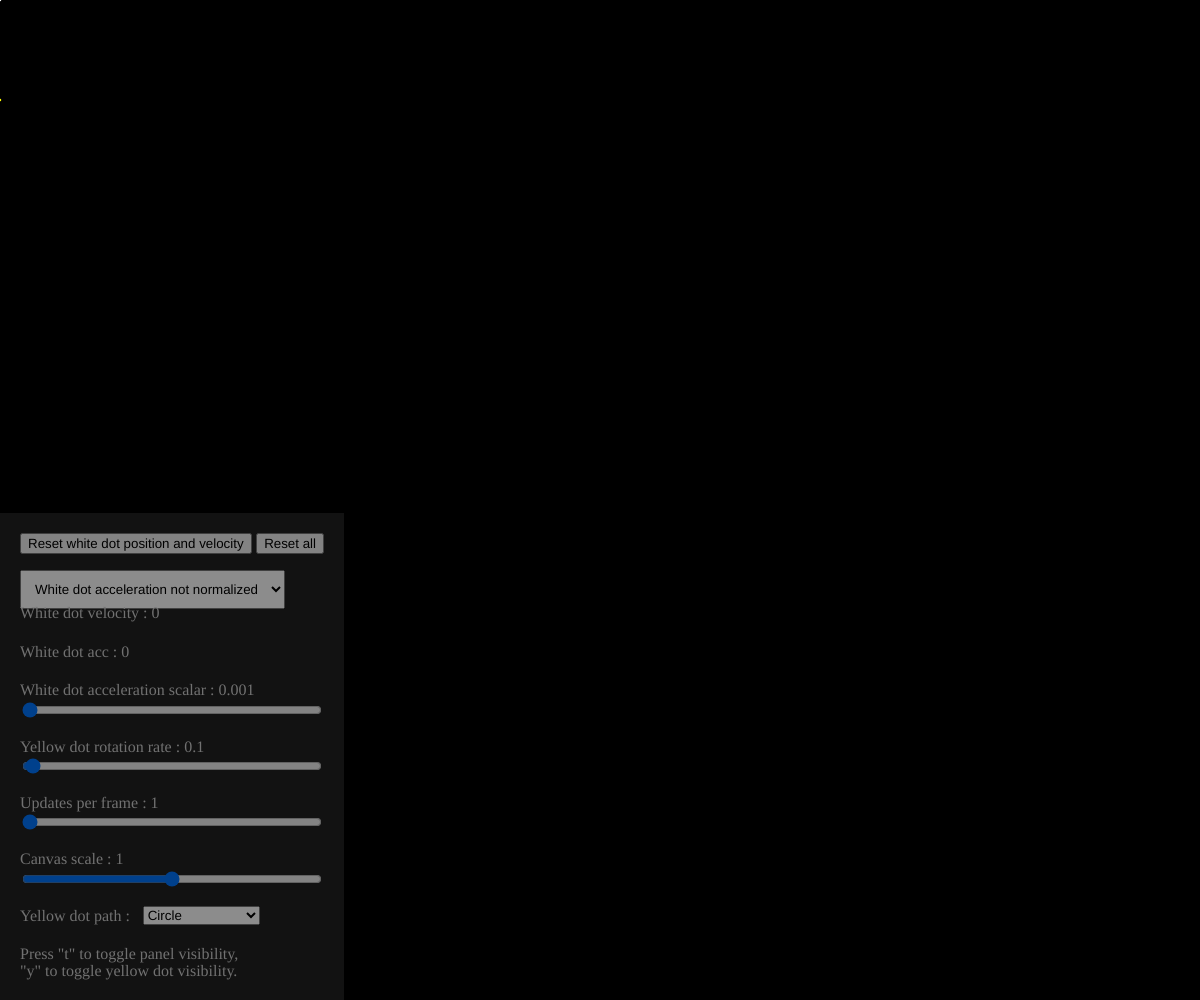
Frame 1 (no input)
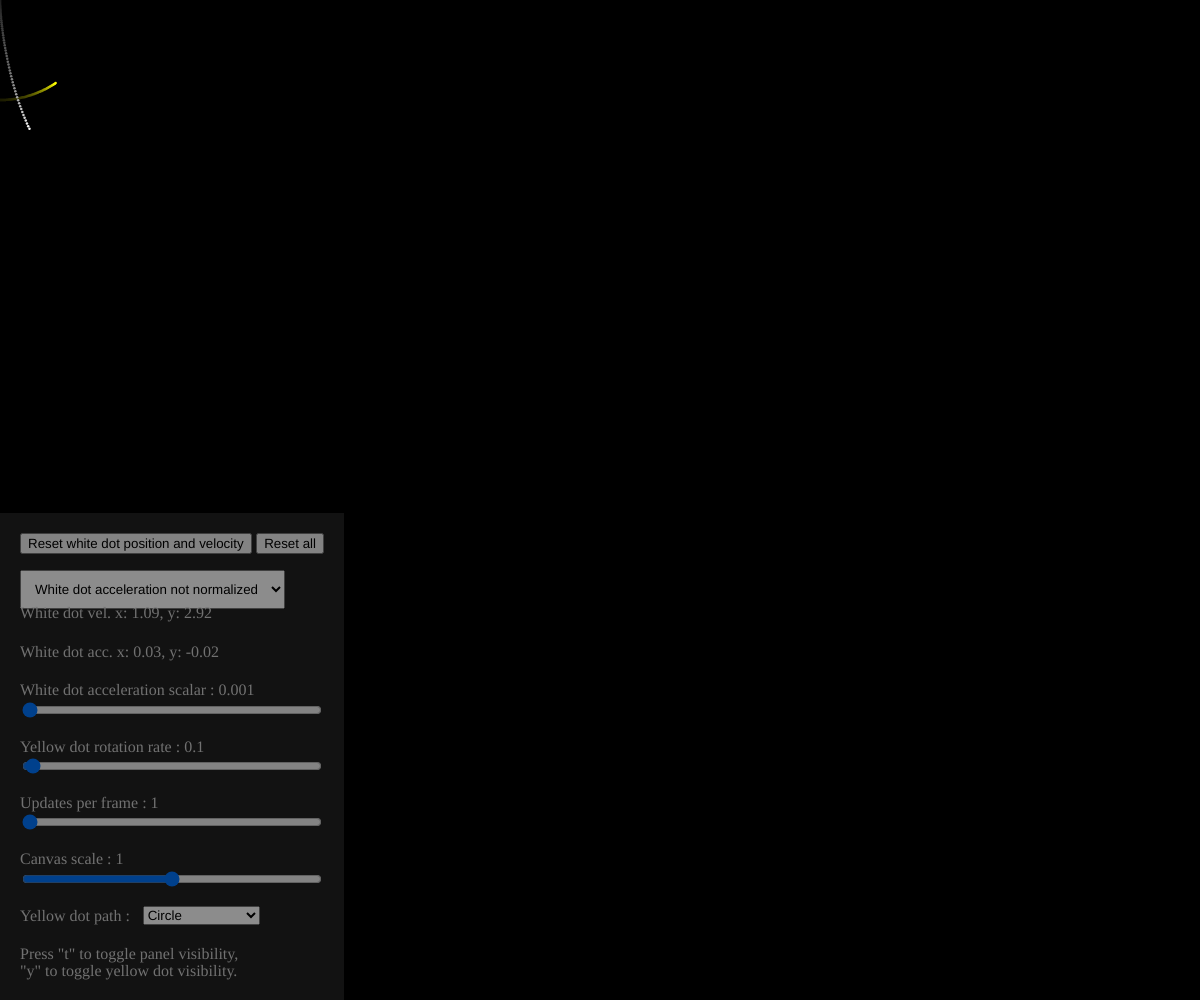
Frame 60 (no input)
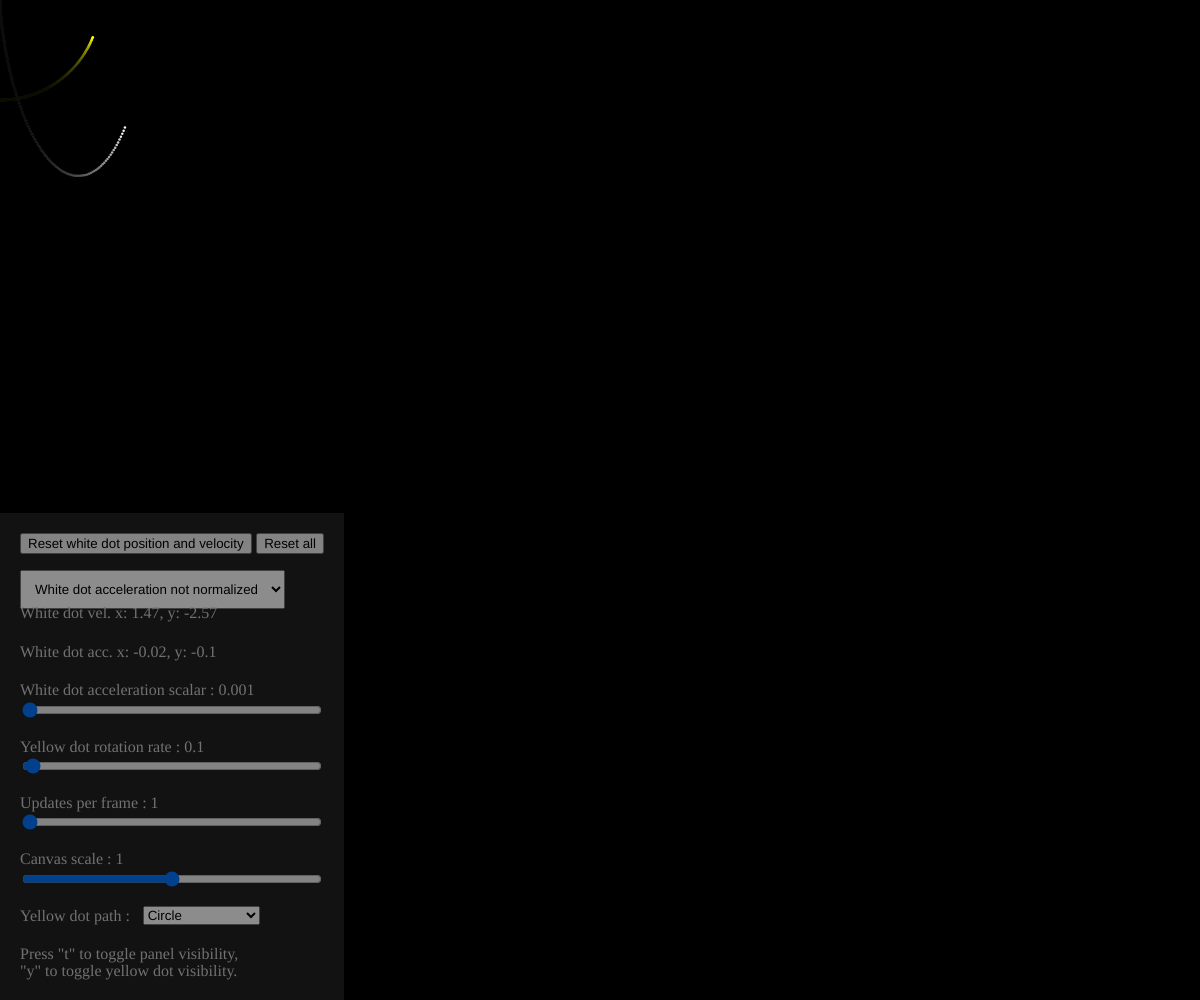
Frame 120 (the mouse pressed at the canvas centre since frame 60)

The p5.js sketch that drew these frames (run headless with seeded random() and noise() and a simulated clock; from frame 60 on, the mouse is pressed at the canvas centre):

// p5.js sketch
// ── sketch.js
var x, y, t, w;
var drawCount = 0;
var looping = true;
var showPanel = true;
var speed = 0;
var accMult = 0;
var amounts = 1;
var shape = "circle";
var showYellow = true;
var norma = false;
var formattedXVel = 0;
var formattedYVel = 0;
var formattedXAcc = 0;
var formattedYAcc = 0;
var drawUpdate = 0;
var m = 4;
var n = 4;

function setup() {
    createCanvas(windowWidth,windowHeight);
    frameRate(30);
    createInfoDiv();
    setupInfoDiv();
    translate(width/2, height/2);
    if(!looping){noLoop();}
    noStroke();
    w = new Walker();
}

function draw() {
    if (drawUpdate > 5) {
        sliderInfo6.html("White dot vel. x: " + formattedXVel + ", y: " + formattedYVel);
        sliderInfo7.html("White dot acc. x: " + formattedXAcc + ", y: " + formattedYAcc);
        
        drawUpdate = 0;
    }
    background(0,10);
    scale(zoom, zoom);
    for (var i = 0; i < amounts; i++) {
        t = drawCount * speed;
        var v = createPath(t);
        w.update(v);
        fill(255);
        w.display();
        if (showYellow) {
            fill(255,255,0);
            ellipse(v.x, v.y, 2.5, 2.5);
        }
        drawCount++;
    }
    drawUpdate++;
}

function createPath(tt) {
    var x, y;
    switch(shape) {
        case "circle" : 
            x = sin(tt) * 100;
            y = cos(tt) * 100;
        break;
        case "top" :
            x = pow(sin(tt),11) * 100;
            y = cos(tt) * 100;
        break;
        case "superellipse" :
            var ct = cos(tt);
            var st = sin(tt);
            x = m * Math.sign(ct) * pow(abs(ct), 2/m) * 40 ;
            y = n * Math.sign(st) * pow(abs(st), 2/n) * 25 ;
        break;
        case "lissajous" :
            x = sin(tt*2) * 100;
            y = cos(tt*3) * 100;
        break;
        default : 
            x = sin(tt) * 100;
            y = cos(tt) * 100;
    }
    var v = createVector(x, y);
    return v;
}

function Walker()  {
    this.pos = createVector(0, 0);
    this.vel = createVector(0, 0);

    this.reset = function() {
        this.pos = createVector(0,0);
        this.vel = createVector(0, 0);
    }

    this.update = function(vec)  {
        this.acc = p5.Vector.sub(vec, this.pos);
        if (norma) {this.acc.normalize();}
        this.acc.mult(accMult);
        formattedXAcc = Math.round(this.acc.x*100)/100;
        formattedYAcc = Math.round(this.acc.y*100)/100;
        // this.acc.setMag(accMult);
        this.vel.add(this.acc);
        formattedXVel = Math.round(this.vel.x*100)/100;
        formattedYVel = Math.round(this.vel.y*100)/100;

        this.pos.add(this.vel);
    }

    this.display = function() {
        ellipse(this.pos.x, this.pos.y, 2.5, 2.5);
    }
}

function keyPressed() {
    if (keyCode === 32) {
        if (looping) {noLoop(); looping = false;} else {loop(); looping = true;}
    }
    if (key == 'y' || key == 'Y')  {
        showYellow = (showYellow) ? false : true;
    }

    if (key == 't' || key == 'T') {
        if (showPanel) {
            showPanel = false;
            infoDiv.style("display","none");
        } else {
            showPanel = true;
            infoDiv.style("display","block");
        }
    }
}
// ── userinterface.js
//----------------------Information Div-----------------------------------------//
var infoDiv;
var sliderInfo1, sliderInfo2, sliderInfo3, sliderInfo4, sliderInfo5, sliderInfo6;
var info1,info2,info3, info4, info5;
var sliders = [];
var speedSlider, accMultSlider;
var resetW, resetA;
var zoom;
var sel, selDiv, selMag;

function toggleInfoDiv() {
    if (showPanel) {
        showPanel = false;
        infoDiv.style("display","none");
    } else {
        showPanel = true;
        infoDiv.style("display","block");
    }
}

function setupInfoDiv() {
    if (!showPanel) {
        infoDiv.style("display","none");
    } else {
        infoDiv.style("display","block");
    }
}

function createInfoDiv() {
    infoDiv = createDiv('');
    infoDiv.style('position', 'absolute');
    infoDiv.style('bottom', '0');
    infoDiv.style('padding', '20px');
    infoDiv.style('opacity', '0.55');
    infoDiv.style('background', '#222222');
    infoDiv.style('font-family', 'Inconsolata', 'Helvetica', 'Arial');
    infoDiv.style('line-height', '0.4em');
    infoDiv.style('color', '#cecece');

    resetW = createButton('Reset white dot position and velocity');
    resetW.parent(infoDiv);
    resetA = createButton('Reset all');
    resetA.parent(infoDiv);
    resetA.style('float', 'right');

    selDiv = createDiv('');
    selDiv.parent(infoDiv);
    selDiv.style('width','100%');
    selDiv.style('padding-top','1em');
    selDiv.style('padding-bottom','1.5em');
    selMag = createSelect();
    selMag.parent(selDiv);
    selMag.style('float', 'left');
    selMag.style('padding','10px');
    selMag.option('White dot acceleration not normalized');
    selMag.option('White dot acceleration normalized');
    selMag.changed(selMagEvent);

    sliderInfo6 = createP('White dot velocity : 0');
    sliderInfo6.parent(infoDiv);
    sliderInfo6.style('padding-bottom','1em');

    sliderInfo7 = createP('White dot acc : 0');
    sliderInfo7.parent(infoDiv);
    sliderInfo7.style('padding-bottom','1em');

    sliderInfo2 = createP('Slider 2');
    sliderInfo2.parent(infoDiv);

    accMultSlider = createSlider(0, 1000, 1);
    accMultSlider.parent(infoDiv);

    sliderInfo1 = createP('Slider 1');
    sliderInfo1.parent(infoDiv);

    speedSlider = createSlider(0, 100, 1);
    speedSlider.parent(infoDiv);

    sliderInfo3 = createP('Slider 2');
    sliderInfo3.parent(infoDiv);

    amountsSlider = createSlider(1, 1000, 1);
    amountsSlider.parent(infoDiv);

    sliderInfo4 = createP('Zoom');
    sliderInfo4.parent(infoDiv);

    zoomSlider = createSlider(0, 20, 10);
    zoomSlider.parent(infoDiv);

    selDiv = createDiv('');
    selDiv.parent(infoDiv);
    selDiv.style('width','100%');
    selDiv.style('padding-top','1em');
    selDiv.style('padding-bottom','1em');

    var selInfo = createDiv('Yellow dot path : ');
    selInfo.parent(selDiv);
    selInfo.style('float','left');
    selInfo.style('padding-right','0.8em');
    selDiv2 = createDiv('');
    selDiv2.parent(selDiv);
    selDiv2.style('float', 'left');
    selDiv2.style('margin-top', '-0.4em');

    sel = createSelect();
    sel.parent(selDiv2);
    sel.style('float', 'left');
    sel.option('Circle');
    sel.option('Top');
    sel.option('Superellipse');
    sel.option('Lissajous Curve');
    sel.changed(mySelectEvent);

    sliderInfo5 = createP('Press "t" to toggle panel visibility, <br>"y" to toggle yellow dot visibility.');
    sliderInfo5.parent(infoDiv);
    sliderInfo5.style("line-height","1.1em");
    sliderInfo5.style("margin-bottom","0em");

    sliders.push(speedSlider);
    sliders.push(accMultSlider);
    sliders.push(amountsSlider);
    sliders.push(zoomSlider);

    for (var i = 0; i < sliders.length; i++) {
        sliders[i].style('width', '300px');
        sliders[i].style('margin-top', '-15px');
        sliders[i].style('margin-bottom', '10px');
    }

    resetW.mousePressed(function() {
        w.reset();
    });

    resetA.mousePressed(function() {
        drawCount = 0;
        background(0);
        w.reset();
        speedSlider.value(1);
        speed = 1/100;
        sliderInfo1.html("Yellow dot rotation rate : " + speed);
        accMult = 1/1000;
        accMultSlider.value(1);
        sliderInfo2.html("White dot acceleration scalar : " + accMult);
        amounts = 1;
        amountsSlider.value(1);
        sliderInfo3.html("Updates per frame : " + amounts);
        zoom = 1;
        zoomSlider.value(10);
        sliderInfo4.html("Canvas scale : " + zoom);
        sel.value("Circle");
        selMag.value('White dot acceleration not normalized');
        shape = "circle";
        showYellow = true;
        norma = false;
    });

    speedSlider.input(function(){
        setSpeedSlider();
    });

    accMultSlider.input(function(){
        setAccMultSlider();
    });

    amountsSlider.input(function(){
        setamountsSlider();
    });

    zoomSlider.input(function(){
        setZoomSlider();
    });

    setSpeedSlider();
    setAccMultSlider();
    setamountsSlider();
    setZoomSlider();

    function mySelectEvent() {
        var item = sel.value();
        switch (item) {
            case "Circle" :
                shape = "circle";
            break;
            case "Top" : 
                shape = "top";
            break;
            case "Superellipse" : 
                shape = "superellipse";
            break;
            case "Lissajous Curve" : 
                shape = "lissajous";
            break;
            default :
                shape = "circle";
        }
    }

    function selMagEvent() {
        var item = selMag.value();
        switch (item) {
            case "Not normalized" :
                norma = "false";
                // w.reset();
            break;
            default :
                norma = "true";
                // w.reset();
        }
    }

    function setSpeedSlider() {
        speed = speedSlider.value()/100;
        sliderInfo1.html("Yellow dot rotation rate : " + Math.round(speed*1000)/100);
    }
    function setAccMultSlider() {
        accMult = accMultSlider.value()/1000;
        sliderInfo2.html("White dot acceleration scalar : " + accMult);
    }
    function setamountsSlider() {
        amounts = amountsSlider.value();
        sliderInfo3.html("Updates per frame : " + amounts);
    }
    function setZoomSlider() {
        background(0);
        zoom = zoomSlider.value()/10;
        sliderInfo4.html("Canvas scale : " + zoom);
    }
}
